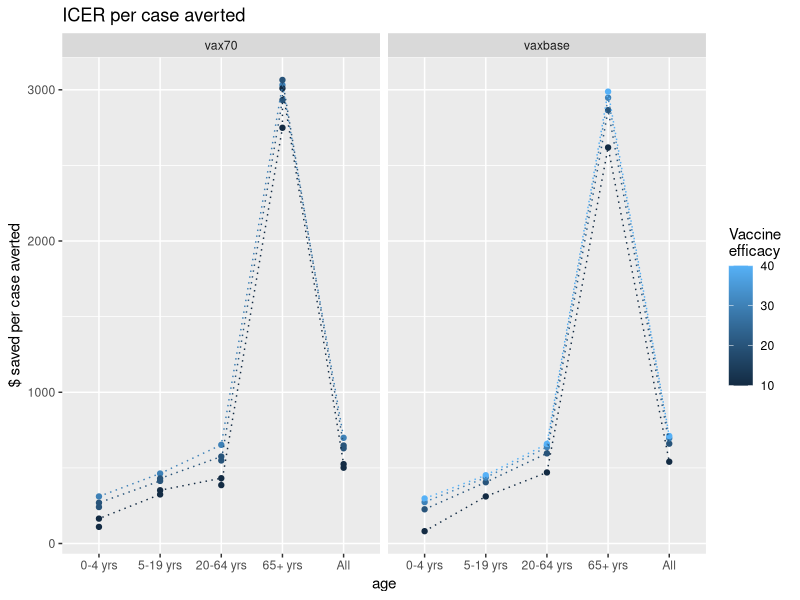
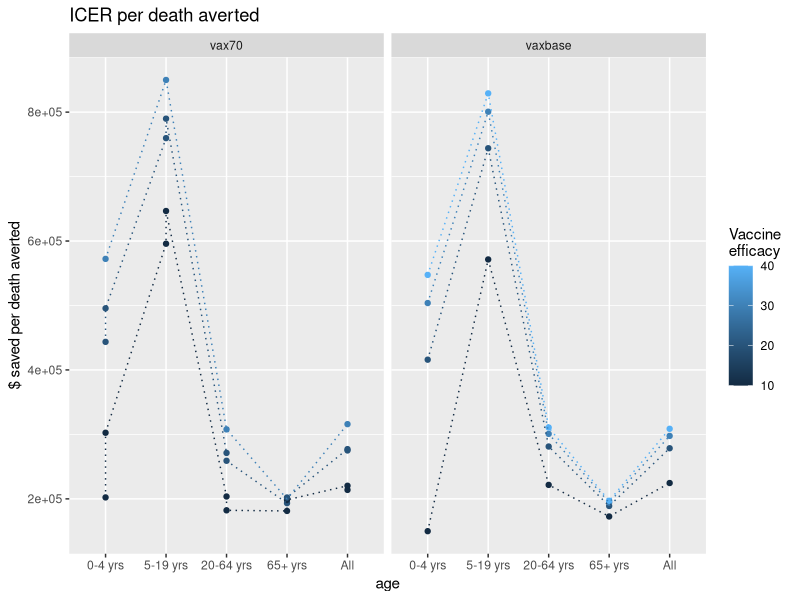
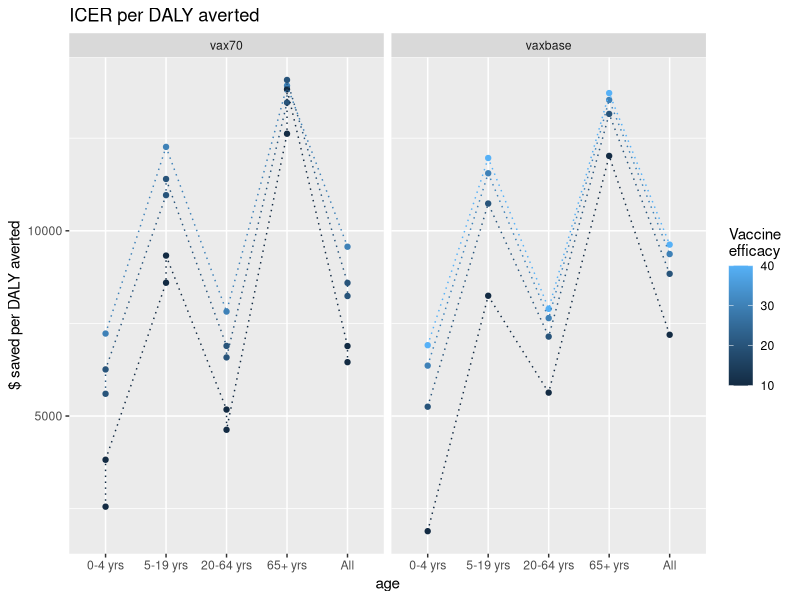
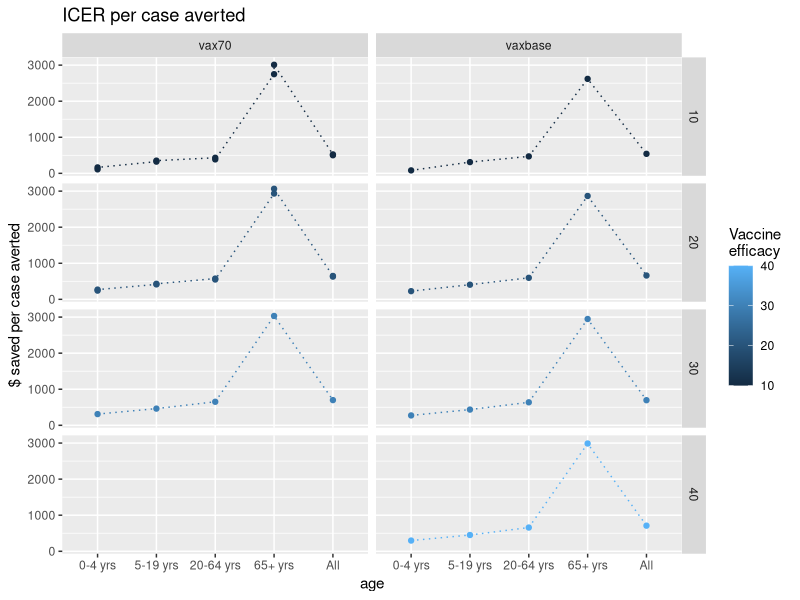
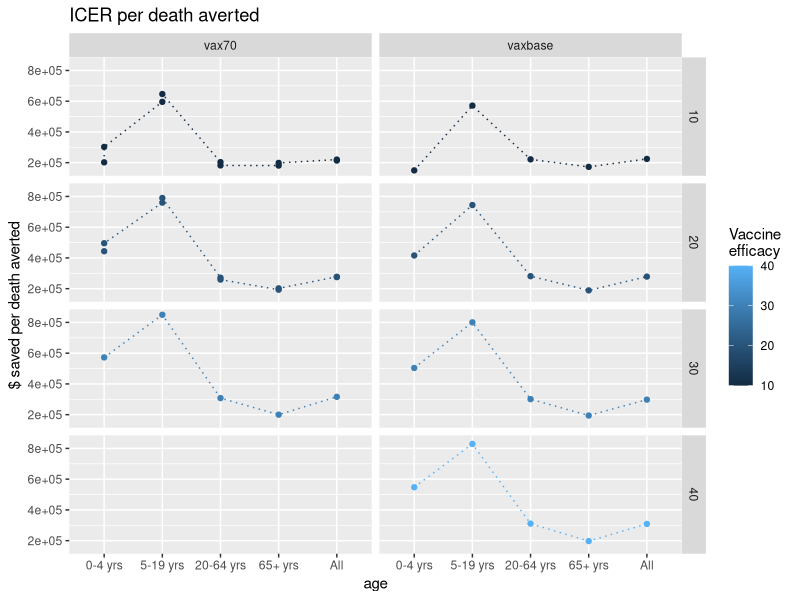
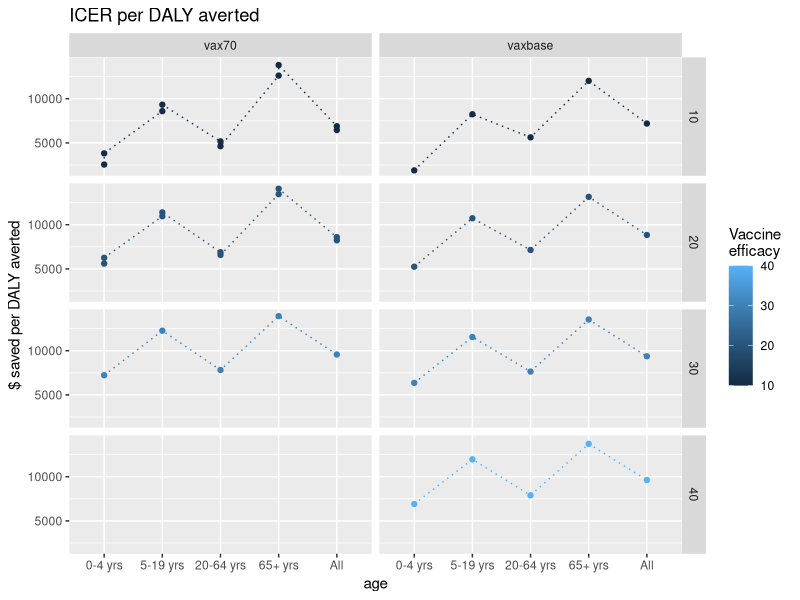
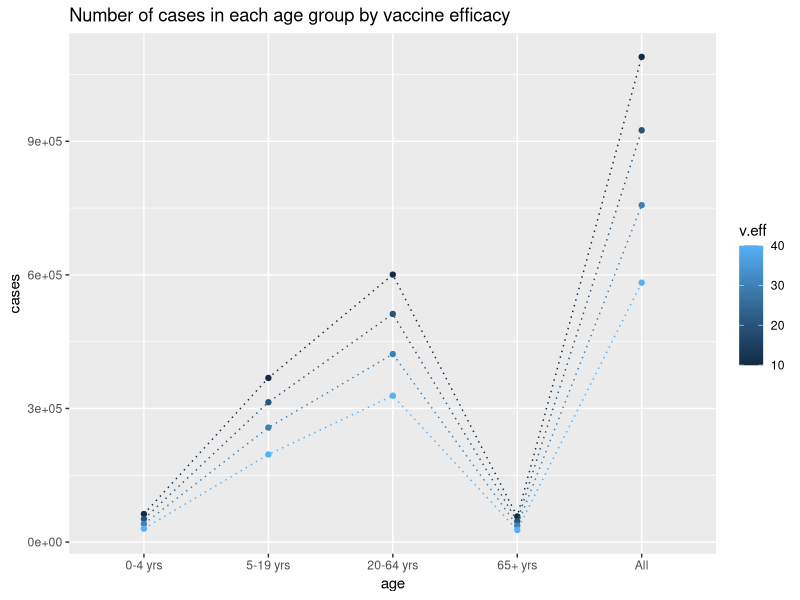
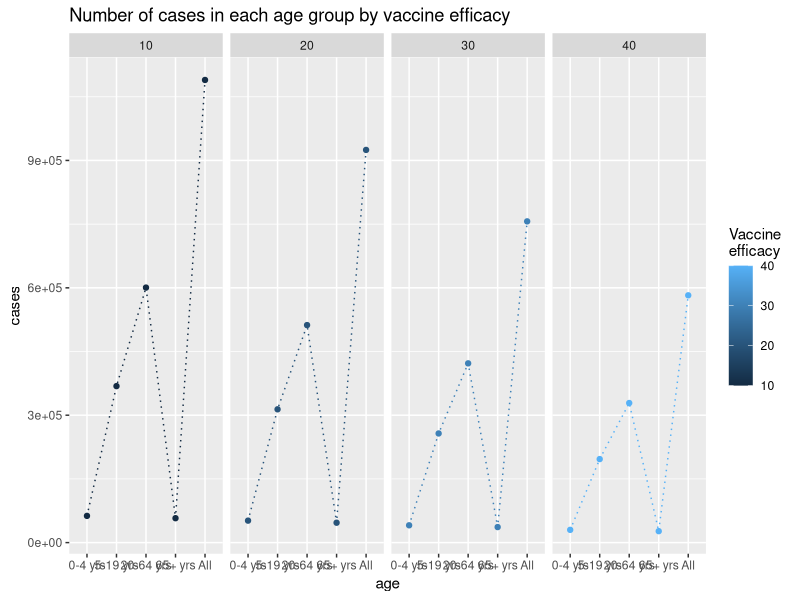

Source code (R) for these figures, in order:
## ---- chunk 1
knitr::opts_chunk$set(echo = TRUE)
## ---- chunk 2
rm(list = ls(all.names = TRUE))
library(ggplot2)
library(tidyr)
## ---- chunk 3
data <- read.csv("df/icer-all.csv", as.is = TRUE)

df <- data[(data$scenario!="base"),]

df$age <- factor(df$age, levels = c("0-4 yrs", "5-19 yrs", "20-64 yrs", "65+ yrs", "All"))
df$risk <- factor(df$risk, levels = c("High", "Non-high", "All"))
# df$scenario <- factor(df$scenario, levels = c("vaxbase", "vax70"))
# df$v.eff <- factor(df$v.eff)

df$cases.averted <- as.numeric(df$cases.averted)
df$cases.averted.per100k <- as.numeric(df$cases.averted.per100k)
df$icer.case.averted <- as.numeric(df$icer.case.averted)

df$deaths.averted <- as.numeric(df$deaths.averted)
df$deaths.averted.per100k <- as.numeric(df$ deaths.averted.per100k)
df$icer.death.averted <- as.numeric(df$icer.death.averted)
df$dalys <- as.numeric(df$dalys)
df$dalys.per100k <- as.numeric(df$dalys.per100k)
df$dalys.averted <- as.numeric(df$dalys.averted)
df$dalys.averted.per100k <- as.numeric(df$dalys.averted.per100k)

df$icer.daly.averted <- as.numeric(df$icer.daly.averted)

#df <- as.data.frame(df)
## ---- chunk 4
# subset relevant efficacies
df2 <- df[!df$v.eff %in% c(50, 60), ]
table(df2$v.eff, useNA = 'always')

df3 <- df2[!(df2$scenario == 'vax70' & df2$v.eff %in% c(40)), ]
table(df3$scenario, df3$v.eff, useNA = 'always')

# subset by age group
age_group_df <- df3[(df3$risk=="All"),]

# subset by risk group
risk_group_df <- df3[(df3$risk!="All"),]

## ---- chunk 5
# icer per case averted
ggplot(age_group_df, aes(x = age, y = icer.case.averted, color = v.eff, group = v.eff)) + labs(color = "Vaccine \nefficacy") +
  geom_point() + geom_line(linetype = "dotted") + ylab("$ saved per case averted") +
  facet_grid(~ scenario) + ggtitle("ICER per case averted")

# icer per death averted
ggplot(age_group_df, aes(x = age, y = icer.death.averted, color = v.eff, group = v.eff)) + labs(color = "Vaccine \nefficacy") +
  geom_point() + geom_line(linetype = "dotted") + ylab("$ saved per death averted") +
  facet_grid(~ scenario)+ ggtitle("ICER per death averted")

# icer per daly averted
ggplot(age_group_df, aes(x = age, y = icer.daly.averted, color = v.eff, group = v.eff)) + labs(color = "Vaccine \nefficacy") +
  geom_point() + geom_line(linetype = "dotted") + ylab("$ saved per DALY averted") +
  facet_grid(~ scenario) + ggtitle("ICER per DALY averted")
## ---- chunk 6
# icer per case averted
ggplot(age_group_df, aes(x = age, y = icer.case.averted, color = v.eff, group = v.eff)) + labs(color = "Vaccine \nefficacy") +
  geom_point() + geom_line(linetype = "dotted") + ylab("$ saved per case averted") +
  facet_grid(v.eff ~ scenario) + ggtitle("ICER per case averted")

# icer per death averted
ggplot(age_group_df, aes(x = age, y = icer.death.averted, color = v.eff, group = v.eff)) + labs(color = "Vaccine \nefficacy") +
  geom_point() + geom_line(linetype = "dotted") + ylab("$ saved per death averted") +
  facet_grid(v.eff ~ scenario) + ggtitle("ICER per death averted")

# icer per DALY averted
ggplot(age_group_df, aes(x = age, y = icer.daly.averted, color = v.eff, group = v.eff)) + labs(color = "Vaccine \nefficacy") +
  geom_point() + geom_line(linetype = "dotted") + ylab("$ saved per DALY averted") +
  facet_grid(v.eff ~ scenario) + ggtitle("ICER per DALY averted")
## ---- chunk 7
# subset vax base data
vaxbase_df <- df3[(df3$scenario=="vaxbase"),]
vaxbase_df_risk <- risk_group_df[(risk_group_df$scenario=="vaxbase"),]
vaxbase_df_age <- age_group_df[(age_group_df$scenario=="vaxbase"),]
## ---- chunk 8
ggplot(vaxbase_df_age, aes(x = age, y = cases, color = v.eff, group = v.eff)) + geom_point() + geom_line(linetype = "dotted") +
  ggtitle("Number of cases in each age group by vaccine efficacy")

ggplot(vaxbase_df_age, aes(x = age, y = cases, color = v.eff, group = v.eff)) + labs(color = "Vaccine \nefficacy") +
  geom_point() + geom_line(linetype = "dotted") + ylab("cases") +
  facet_grid(~v.eff) + ggtitle("Number of cases in each age group by vaccine efficacy")

ggplot(vaxbase_df, aes(x = age, y = cases, color = risk, group = risk)) + labs(color = "Risk \ngroup") +
  geom_point() + geom_line(linetype = "dotted") + ylab("cases") +
  facet_grid(~v.eff) + ggtitle("Number of cases in each age and risk group by vaccine efficacy")

ggplot(vaxbase_df, aes(x = age, y = cases, color = risk, group = risk)) + labs(color = "Risk \ngroup") +
  geom_point() + geom_line(linetype = "dotted") + ylab("cases") +
  facet_grid(v.eff~risk) + ggtitle("Number of cases in each age and risk group by vaccine efficacy")
## ---- chunk 9
ggplot(vaxbase_df_age, aes(x = age, y = deaths.per100k, color = v.eff, group = v.eff)) + geom_point() + geom_line(linetype = "dotted") +
  ggtitle("Deaths per 100k in each age group by vaccine efficacy")

ggplot(vaxbase_df_age, aes(x = age, y = deaths.per100k, color = v.eff, group = v.eff)) + labs(color = "Vaccine \nefficacy") +
  geom_point() + geom_line(linetype = "dotted") + ylab("deaths") +
  facet_grid(~v.eff) + ggtitle("Deaths per 100k in each age group by vaccine efficacy")

ggplot(vaxbase_df, aes(x = age, y = deaths.per100k, color = risk, group = risk)) + labs(color = "Risk \ngroup") +
  geom_point() + geom_line(linetype = "dotted") + ylab("deaths") +
  facet_grid(~v.eff) + ggtitle("Deaths per 100k in each age and risk group by vaccine efficacy")

ggplot(vaxbase_df, aes(x = age, y = deaths.per100k, color = risk, group = risk)) + labs(color = "Risk \ngroup") +
  geom_point() + geom_line(linetype = "dotted") + ylab("deaths") +
  facet_grid(v.eff~risk) + ggtitle("Deaths per 100k in each age and risk group by vaccine efficacy")
## ---- chunk 10
ggplot(vaxbase_df_age, aes(x = age, y = dalys.per100k, color = v.eff, group = v.eff)) + geom_point() + geom_line(linetype = "dotted") +
  ggtitle("DALYs per 100k in each age group by vaccine efficacy")

ggplot(vaxbase_df_age, aes(x = age, y = dalys.per100k, color = v.eff, group = v.eff)) + labs(color = "Vaccine \nefficacy") +
  geom_point() + geom_line(linetype = "dotted") + ylab("DALYs") +
  facet_grid(~v.eff) + ggtitle("DALYs per 100k in each age group by vaccine efficacy")

ggplot(vaxbase_df, aes(x = age, y = dalys.per100k, color = risk, group = risk)) + labs(color = "Risk \ngroup") +
  geom_point() + geom_line(linetype = "dotted") + ylab("DALYs") +
  facet_grid(~v.eff) + ggtitle("DALYs per 100k in each age and risk group by vaccine efficacy")

ggplot(vaxbase_df, aes(x = age, y = dalys.per100k, color = risk, group = risk)) + labs(color = "Risk \ngroup") +
  geom_point() + geom_line(linetype = "dotted") + ylab("DALYs") +
  facet_grid(v.eff~risk) + ggtitle("DALYs per 100k in each age and risk group by vaccine efficacy")
## ---- chunk 11
# subset vax70% data
vax70_df <- df3[(df3$scenario=="vax70"),]
vax70_df_risk <- risk_group_df[(risk_group_df$scenario=="vax70"),]
vax70_df_age <- age_group_df[(age_group_df$scenario=="vax70"),]
## ---- chunk 12
ggplot(vax70_df_age, aes(x = age, y = cases, color = v.eff, group = v.eff)) + geom_point() + geom_line(linetype = "dotted") +
  ggtitle("Number of cases in each age group by vaccine efficacy")

ggplot(vax70_df_age, aes(x = age, y = cases, color = v.eff, group = v.eff)) + labs(color = "Vaccine \nefficacy") +
  geom_point() + geom_line(linetype = "dotted") + ylab("cases") +
  facet_grid(~v.eff) + ggtitle("Number of cases in each age group by vaccine efficacy")

ggplot(vax70_df, aes(x = age, y = cases, color = risk, group = risk)) + labs(color = "Risk \ngroup") +
  geom_point() + geom_line(linetype = "dotted") + ylab("cases") +
  facet_grid(~v.eff) + ggtitle("Number of cases in each age and risk group by vaccine efficacy")

ggplot(vax70_df, aes(x = age, y = cases, color = risk, group = risk)) + labs(color = "Risk \ngroup") +
  geom_point() + geom_line(linetype = "dotted") + ylab("cases") +
  facet_grid(v.eff~risk) + ggtitle("Number of cases in each age and risk group by vaccine efficacy")
## ---- chunk 13
ggplot(vax70_df_age, aes(x = age, y = deaths.per100k, color = v.eff, group = v.eff)) + geom_point() + geom_line(linetype = "dotted") +
  ggtitle("Deaths per 100k in each age group by vaccine efficacy")

ggplot(vax70_df_age, aes(x = age, y = deaths.per100k, color = v.eff, group = v.eff)) + labs(color = "Vaccine \nefficacy") +
  geom_point() + geom_line(linetype = "dotted") + ylab("deaths") +
  facet_grid(~v.eff) + ggtitle("Deaths per 100k in each age group by vaccine efficacy")

ggplot(vax70_df, aes(x = age, y = deaths.per100k, color = risk, group = risk)) + labs(color = "Risk \ngroup") +
  geom_point() + geom_line(linetype = "dotted") + ylab("deaths") +
  facet_grid(~v.eff) + ggtitle("Deaths per 100k in each age and risk group by vaccine efficacy")

ggplot(vax70_df, aes(x = age, y = deaths.per100k, color = risk, group = risk)) + labs(color = "Risk \ngroup") +
  geom_point() + geom_line(linetype = "dotted") + ylab("deaths") +
  facet_grid(v.eff~risk) + ggtitle("Deaths per 100k in each age and risk group by vaccine efficacy")
## ---- chunk 14
ggplot(vax70_df_age, aes(x = age, y = dalys.per100k, color = v.eff, group = v.eff)) + geom_point() + geom_line(linetype = "dotted") +
  ggtitle("DALYs per 100k in each age group by vaccine efficacy")

ggplot(vax70_df_age, aes(x = age, y = dalys.per100k, color = v.eff, group = v.eff)) + labs(color = "Vaccine \nefficacy") +
  geom_point() + geom_line(linetype = "dotted") + ylab("DALYs") +
  facet_grid(~v.eff) + ggtitle("DALYs per 100k in each age group by vaccine efficacy")

ggplot(vax70_df, aes(x = age, y = dalys.per100k, color = risk, group = risk)) + labs(color = "Risk \ngroup") +
  geom_point() + geom_line(linetype = "dotted") + ylab("DALYs") +
  facet_grid(~v.eff) + ggtitle("DALYs per 100k in each age and risk group by vaccine efficacy")

ggplot(vax70_df, aes(x = age, y = dalys.per100k, color = risk, group = risk)) + labs(color = "Risk \ngroup") +
  geom_point() + geom_line(linetype = "dotted") + ylab("DALYs") +
  facet_grid(v.eff~risk) + ggtitle("DALYs per 100k in each age and risk group by vaccine efficacy")
